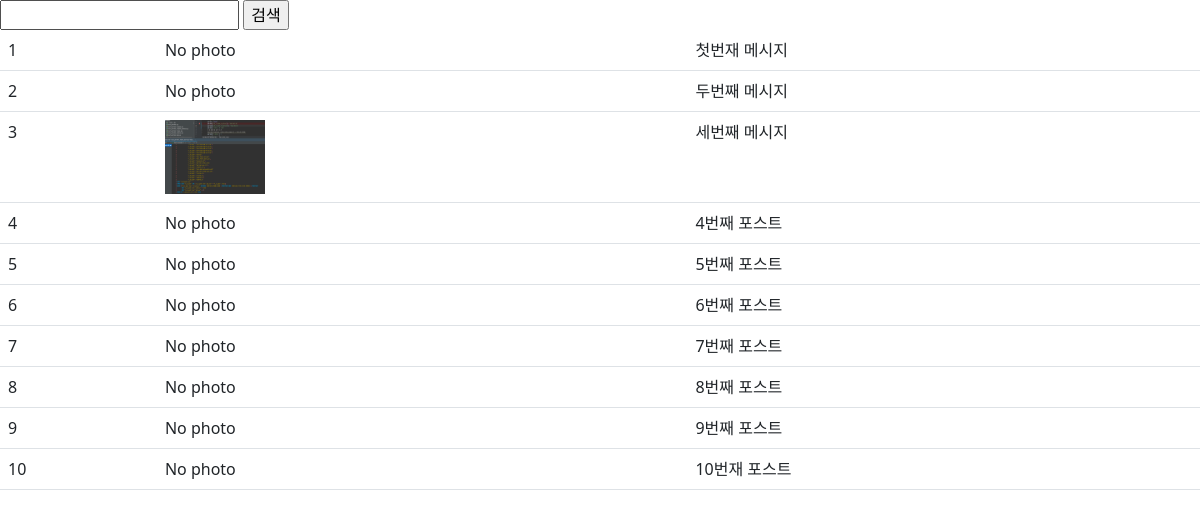
Page /instagram1/ (signed in) on the committed database.
### instagram1/models.py (models this page shows, shortened)
class Post(models.Model):
    author = models.ForeignKey(to=settings.AUTH_USER_MODEL, on_delete=models.CASCADE)
    massage = models.TextField()
    photo = models.ImageField(blank=True, upload_to='instagram1S/post/%Y/%m/%d')
    tag_set = models.ManyToManyField('Tag', blank=True)
    is_public = models.BooleanField(default=False, verbose_name="공개여부")
    created_at = models.DateTimeField(auto_now_add=True)
    updated_at = models.DateTimeField(auto_now=True)
    class Mata:
        ordering = ['-id']

### instagram1/views.py (the view)
@method_decorator(login_required, name='dispatch')
class PostListView(ListView):
    model = Post
    paginate_by = 10

### instagram1/templates/instagram1/post_list.html (shortened to what this page needs)
{% load bootstrap4 %}
<!doctype html>
<html lang="ko">
<head>
    <link href="https://cdn.jsdelivr.net/npm/bootstrap@5.2.0/dist/css/bootstrap.min.css" rel="stylesheet">
</head>
<body>
    <form action="" method="get">
        <input type="text" name="q" value="{{ q }}"/>
        <input type="submit" value="검색" />
    </form>
    <table class="table table-bordeard table-hover">
        <tbody>
             {% for post in post_list %}
             <tr>
                <td>
                 {{ post.pk }}
                </td>
                 <td>
                     {% if post.photo %}
                        <img src="{{ post.photo.url }}" style="width: 100px" />
                     {% else %}
                        No photo
                     {% endif %}
                 </td>
                 <td>
                     {{ post.massage }}
                 </td>
             </tr>
             {% endfor %}
        </tbody>
    </table>
</body>
</html>

### rows in the picture
Post: pk "1", photo "No photo", massage "첫번재 메시지"
Post: pk "2", photo "No photo", massage "두번째 메시지"
Post: pk "3", photo (picture), massage "세번째 메시지"
Post: pk "4", photo "No photo", massage "4번째 포스트"
Post: pk "5", photo "No photo", massage "5번째 포스트"
Post: pk "6", photo "No photo", massage "6번째 포스트"
Post: pk "7", photo "No photo", massage "7번째 포스트"
Post: pk "8", photo "No photo", massage "8번째 포스트"
Post: pk "9", photo "No photo", massage "9번째 포스트"
Post: pk "10", photo "No photo", massage "10번재 포스트"
